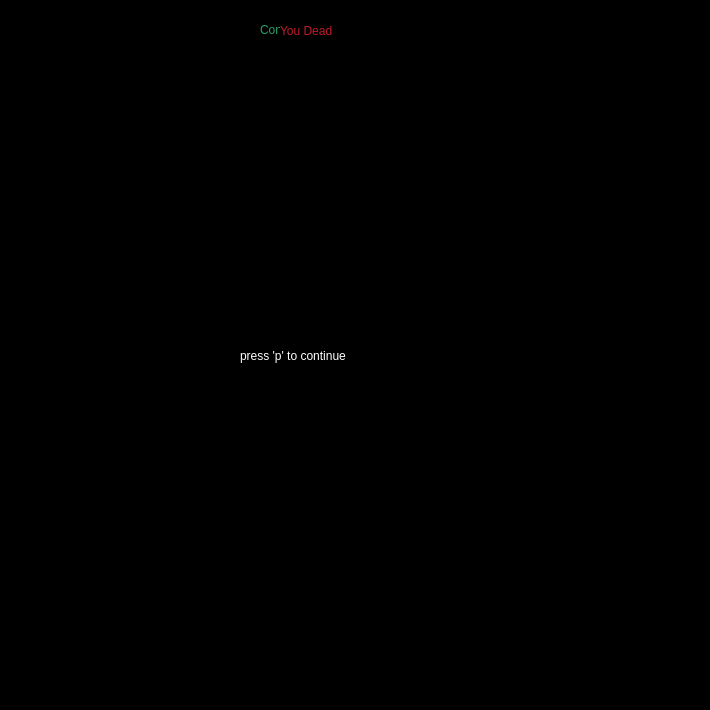
<?xml version="1.0" encoding="UTF-8"?>
<ui version="4.0">
 <class>MainWindow</class>
 <widget class="QMainWindow" name="MainWindow">
  <property name="geometry">
   <rect>
    <x>0</x>
    <y>0</y>
    <width>710</width>
    <height>710</height>
   </rect>
  </property>
  <property name="windowTitle">
   <string>MainWindow</string>
  </property>
  <property name="styleSheet">
   <string notr="true">background-color: rgb(0, 0, 0);
</string>
  </property>
  <widget class="QWidget" name="centralWidget">
   <widget class="QGraphicsView" name="mainGraphic">
    <property name="geometry">
     <rect>
      <x>50</x>
      <y>60</y>
      <width>610</width>
      <height>610</height>
     </rect>
    </property>
   </widget>
   <widget class="QLabel" name="scoreLabel">
    <property name="geometry">
     <rect>
      <x>50</x>
      <y>20</y>
      <width>191</width>
      <height>21</height>
     </rect>
    </property>
    <property name="styleSheet">
     <string notr="true">color: rgb(255, 255, 255);
</string>
    </property>
    <property name="text">
     <string/>
    </property>
   </widget>
   <widget class="QLabel" name="winLabel">
    <property name="geometry">
     <rect>
      <x>260</x>
      <y>20</y>
      <width>211</width>
      <height>20</height>
     </rect>
    </property>
    <property name="styleSheet">
     <string notr="true">color:rgb(38, 162, 105);
</string>
    </property>
    <property name="text">
     <string>Congragulations</string>
    </property>
   </widget>
   <widget class="QLabel" name="loseLabel">
    <property name="geometry">
     <rect>
      <x>280</x>
      <y>20</y>
      <width>131</width>
      <height>21</height>
     </rect>
    </property>
    <property name="styleSheet">
     <string notr="true">color: rgb(192, 28, 40);
</string>
    </property>
    <property name="text">
     <string>You Dead</string>
    </property>
   </widget>
   <widget class="QLabel" name="pauseLabel">
    <property name="geometry">
     <rect>
      <x>240</x>
      <y>340</y>
      <width>271</width>
      <height>31</height>
     </rect>
    </property>
    <property name="styleSheet">
     <string notr="true">color: rgb(255, 255, 255);</string>
    </property>
    <property name="text">
     <string>press 'p' to continue</string>
    </property>
   </widget>
  </widget>
 </widget>
 <layoutdefault spacing="6" margin="11"/>
 <resources/>
 <connections/>
</ui>
